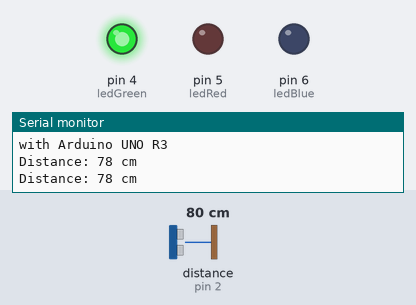
A sketch run on a simulated Arduino Uno, built with avr-gcc and run on an emulated ATmega328P. Shown: output pins drawn as LEDs (lit = HIGH), the last lines printed to the serial monitor. Wiring (inferred from the names in the program): ultrasonic range finder: trigger pin 3; echo pin 2. The inputs (shaded band) are chosen by the test bench; at power-on: distance to the obstacle (sensor on pin 2) 80 cm. The echo pulse lasts 58.3 µs per cm; pins used as bus, display or sensor lines are not drawn.

Above: at 1.3 s.
1.4 s: distance to the obstacle (sensor on pin 2) set to 250 cm
At 2.7 s:
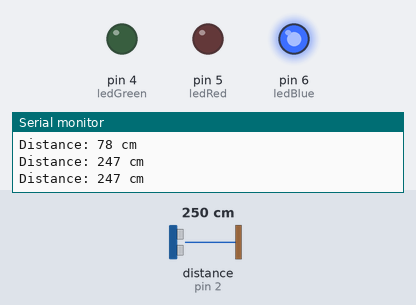
3.0 s: distance to the obstacle (sensor on pin 2) set to 207 cm
4.5 s: distance to the obstacle (sensor on pin 2) set to 198 cm
At 5.5 s:
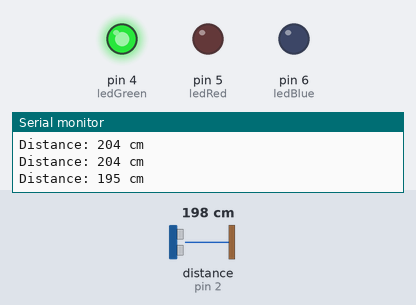
6.1 s: distance to the obstacle (sensor on pin 2) set to 299 cm
At 7.0 s:
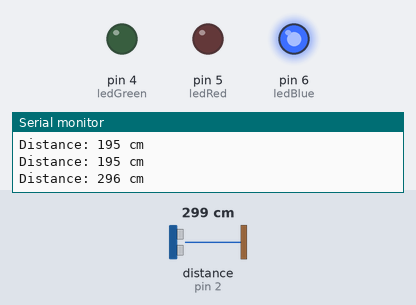
Timing chart, 0 to 8.6 s (numbered marks = the images above; inputs shaded):
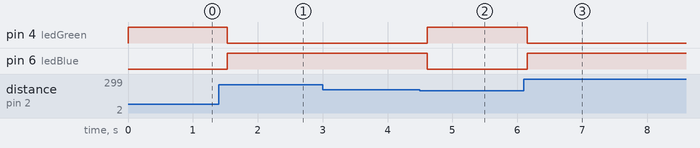

The sketch:

nano_distancesensor.ino
```cpp
#define echoPin 2 // attach pin D2 Arduino to pin Echo of HC-SR04
#define trigPin 3 //attach pin D3 Arduino to pin Trig of HC-SR04
#define ledGreen 4
#define ledBlue 6
#define ledRed 5

// defines variables
long duration; // variable for the duration of sound wave travel
int distance; // variable for the distance measurement

void setup() {
  pinMode(trigPin, OUTPUT); // Sets the trigPin as an OUTPUT
  pinMode(echoPin, INPUT); // Sets the echoPin as an INPUT
  pinMode(ledGreen , OUTPUT);
  pinMode(ledBlue, OUTPUT);
  pinMode(ledRed, OUTPUT);
  Serial.begin(9600); // // Serial Communication is starting with 9600 of baudrate speed
  Serial.println("Ultrasonic Sensor HC-SR04 Test"); // print some text in Serial Monitor
  Serial.println("with Arduino UNO R3");
}
void loop() {
  // Clears the trigPin condition
  digitalWrite(trigPin, LOW);
  delayMicroseconds(2);
  // Sets the trigPin HIGH (ACTIVE) for 10 microseconds
  digitalWrite(trigPin, HIGH);
  delayMicroseconds(10);
  digitalWrite(trigPin, LOW);
  // Reads the echoPin, returns the sound wave travel time in microseconds
  duration = pulseIn(echoPin, HIGH);
  // Calculating the distance
  distance = duration * 0.034 / 2; // Speed of sound wave divided by 2 (go and back)
  // Displays the distance on the Serial Monitor
  if(distance < 200){
    digitalWrite(ledGreen, HIGH);
    digitalWrite(ledBlue, LOW);
    digitalWrite(ledRed, LOW);
    delay(500);

  }
  else if(distance < 300){
    digitalWrite(ledBlue, HIGH);
    digitalWrite(ledGreen, LOW);
    digitalWrite(ledRed, LOW);
    delay(500);
  }
  else{
    digitalWrite(ledRed, HIGH);
    digitalWrite(ledBlue, LOW);
    digitalWrite(ledGreen, LOW);
    delay(500);
  }

  Serial.print("Distance: ");
  Serial.print(distance);
  Serial.println(" cm");
}
```

Measured:
- the behaviour switches between 203 and 202 cm on distance to the obstacle (sensor on pin 2) (found by bisection; images 1 and 2)
- after the input at 1.4 s, pin 4 (ledGreen): HIGH → LOW after 0.13 s; pin 6 (ledBlue): LOW → HIGH after 0.13 s
- after the input at 4.5 s, pin 4 (ledGreen): LOW → HIGH after 0.11 s; pin 6 (ledBlue): HIGH → LOW after 0.11 s
- after the input at 6.1 s, pin 4 (ledGreen): HIGH → LOW after 0.06 s; pin 6 (ledBlue): LOW → HIGH after 0.06 s
